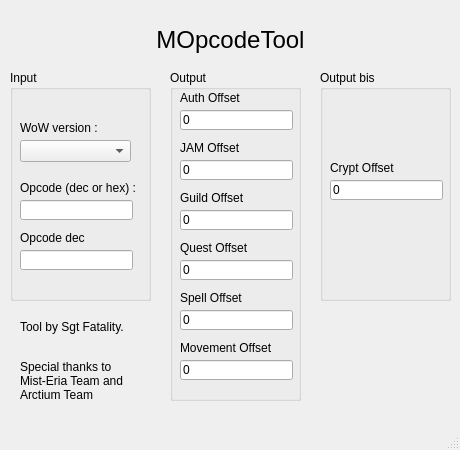
<?xml version="1.0" encoding="UTF-8"?>
<ui version="4.0">
 <class>MainWindow</class>
 <widget class="QMainWindow" name="MainWindow">
  <property name="geometry">
   <rect>
    <x>0</x>
    <y>0</y>
    <width>460</width>
    <height>450</height>
   </rect>
  </property>
  <property name="minimumSize">
   <size>
    <width>460</width>
    <height>450</height>
   </size>
  </property>
  <property name="maximumSize">
   <size>
    <width>460</width>
    <height>450</height>
   </size>
  </property>
  <property name="windowTitle">
   <string>MOpcodeTool</string>
  </property>
  <widget class="QWidget" name="centralWidget">
   <widget class="QLabel" name="label">
    <property name="geometry">
     <rect>
      <x>10</x>
      <y>10</y>
      <width>441</width>
      <height>61</height>
     </rect>
    </property>
    <property name="text">
     <string>&lt;html&gt;&lt;head/&gt;&lt;body&gt;&lt;p align=&quot;center&quot;&gt;&lt;span style=&quot; font-size:18pt;&quot;&gt;MOpcodeTool&lt;/span&gt;&lt;/p&gt;&lt;/body&gt;&lt;/html&gt;</string>
    </property>
   </widget>
   <widget class="QGroupBox" name="groupBox">
    <property name="geometry">
     <rect>
      <x>10</x>
      <y>70</y>
      <width>141</width>
      <height>231</height>
     </rect>
    </property>
    <property name="title">
     <string>Input</string>
    </property>
    <widget class="QLabel" name="label_2">
     <property name="geometry">
      <rect>
       <x>10</x>
       <y>110</y>
       <width>161</width>
       <height>16</height>
      </rect>
     </property>
     <property name="text">
      <string>Opcode (dec or hex) :</string>
     </property>
    </widget>
    <widget class="QLineEdit" name="input">
     <property name="geometry">
      <rect>
       <x>10</x>
       <y>130</y>
       <width>113</width>
       <height>20</height>
      </rect>
     </property>
    </widget>
    <widget class="QLabel" name="label_11">
     <property name="geometry">
      <rect>
       <x>10</x>
       <y>160</y>
       <width>161</width>
       <height>16</height>
      </rect>
     </property>
     <property name="text">
      <string>Opcode dec</string>
     </property>
    </widget>
    <widget class="QLineEdit" name="dec">
     <property name="geometry">
      <rect>
       <x>10</x>
       <y>180</y>
       <width>113</width>
       <height>20</height>
      </rect>
     </property>
     <property name="readOnly">
      <bool>true</bool>
     </property>
    </widget>
    <widget class="QLabel" name="label_12">
     <property name="geometry">
      <rect>
       <x>10</x>
       <y>50</y>
       <width>111</width>
       <height>16</height>
      </rect>
     </property>
     <property name="text">
      <string>WoW version :</string>
     </property>
    </widget>
    <widget class="QComboBox" name="list">
     <property name="geometry">
      <rect>
       <x>10</x>
       <y>70</y>
       <width>111</width>
       <height>22</height>
      </rect>
     </property>
    </widget>
   </widget>
   <widget class="QGroupBox" name="groupBox_2">
    <property name="geometry">
     <rect>
      <x>170</x>
      <y>70</y>
      <width>131</width>
      <height>331</height>
     </rect>
    </property>
    <property name="title">
     <string>Output</string>
    </property>
    <widget class="QLabel" name="label_3">
     <property name="geometry">
      <rect>
       <x>10</x>
       <y>20</y>
       <width>161</width>
       <height>16</height>
      </rect>
     </property>
     <property name="text">
      <string>Auth Offset</string>
     </property>
    </widget>
    <widget class="QLineEdit" name="auth">
     <property name="geometry">
      <rect>
       <x>10</x>
       <y>40</y>
       <width>113</width>
       <height>20</height>
      </rect>
     </property>
     <property name="text">
      <string>0</string>
     </property>
     <property name="readOnly">
      <bool>true</bool>
     </property>
    </widget>
    <widget class="QLabel" name="label_5">
     <property name="geometry">
      <rect>
       <x>10</x>
       <y>70</y>
       <width>161</width>
       <height>16</height>
      </rect>
     </property>
     <property name="text">
      <string>JAM Offset</string>
     </property>
    </widget>
    <widget class="QLineEdit" name="jam">
     <property name="geometry">
      <rect>
       <x>10</x>
       <y>90</y>
       <width>113</width>
       <height>20</height>
      </rect>
     </property>
     <property name="text">
      <string>0</string>
     </property>
     <property name="readOnly">
      <bool>true</bool>
     </property>
    </widget>
    <widget class="QLabel" name="label_6">
     <property name="geometry">
      <rect>
       <x>10</x>
       <y>120</y>
       <width>161</width>
       <height>16</height>
      </rect>
     </property>
     <property name="text">
      <string>Guild Offset</string>
     </property>
    </widget>
    <widget class="QLineEdit" name="guild">
     <property name="geometry">
      <rect>
       <x>10</x>
       <y>140</y>
       <width>113</width>
       <height>20</height>
      </rect>
     </property>
     <property name="text">
      <string>0</string>
     </property>
     <property name="readOnly">
      <bool>true</bool>
     </property>
    </widget>
    <widget class="QLabel" name="label_7">
     <property name="geometry">
      <rect>
       <x>10</x>
       <y>170</y>
       <width>161</width>
       <height>16</height>
      </rect>
     </property>
     <property name="text">
      <string>Quest Offset</string>
     </property>
    </widget>
    <widget class="QLineEdit" name="quest">
     <property name="geometry">
      <rect>
       <x>10</x>
       <y>190</y>
       <width>113</width>
       <height>20</height>
      </rect>
     </property>
     <property name="text">
      <string>0</string>
     </property>
     <property name="readOnly">
      <bool>true</bool>
     </property>
    </widget>
    <widget class="QLineEdit" name="spell">
     <property name="geometry">
      <rect>
       <x>10</x>
       <y>240</y>
       <width>113</width>
       <height>20</height>
      </rect>
     </property>
     <property name="text">
      <string>0</string>
     </property>
     <property name="readOnly">
      <bool>true</bool>
     </property>
    </widget>
    <widget class="QLabel" name="label_8">
     <property name="geometry">
      <rect>
       <x>10</x>
       <y>220</y>
       <width>161</width>
       <height>16</height>
      </rect>
     </property>
     <property name="text">
      <string>Spell Offset</string>
     </property>
    </widget>
    <widget class="QLineEdit" name="movement">
     <property name="geometry">
      <rect>
       <x>10</x>
       <y>290</y>
       <width>113</width>
       <height>20</height>
      </rect>
     </property>
     <property name="text">
      <string>0</string>
     </property>
     <property name="readOnly">
      <bool>true</bool>
     </property>
    </widget>
    <widget class="QLabel" name="label_9">
     <property name="geometry">
      <rect>
       <x>10</x>
       <y>270</y>
       <width>161</width>
       <height>16</height>
      </rect>
     </property>
     <property name="text">
      <string>Movement Offset</string>
     </property>
    </widget>
   </widget>
   <widget class="QGroupBox" name="groupBox_3">
    <property name="geometry">
     <rect>
      <x>320</x>
      <y>70</y>
      <width>131</width>
      <height>231</height>
     </rect>
    </property>
    <property name="title">
     <string>Output bis</string>
    </property>
    <widget class="QLineEdit" name="crypt">
     <property name="geometry">
      <rect>
       <x>10</x>
       <y>110</y>
       <width>113</width>
       <height>20</height>
      </rect>
     </property>
     <property name="text">
      <string>0</string>
     </property>
     <property name="readOnly">
      <bool>true</bool>
     </property>
    </widget>
    <widget class="QLabel" name="label_4">
     <property name="geometry">
      <rect>
       <x>10</x>
       <y>90</y>
       <width>161</width>
       <height>16</height>
      </rect>
     </property>
     <property name="text">
      <string>Crypt Offset</string>
     </property>
    </widget>
   </widget>
   <widget class="QLabel" name="label_10">
    <property name="geometry">
     <rect>
      <x>20</x>
      <y>320</y>
      <width>141</width>
      <height>81</height>
     </rect>
    </property>
    <property name="text">
     <string>&lt;html&gt;&lt;head/&gt;&lt;body&gt;&lt;p&gt;Tool by Sgt Fatality.&lt;br/&gt;&lt;/p&gt;&lt;p&gt;Special thanks to&lt;br/&gt;Mist-Eria Team and&lt;br /&gt;Arctium Team&lt;/p&gt;&lt;/body&gt;&lt;/html&gt;</string>
    </property>
   </widget>
  </widget>
  <widget class="QStatusBar" name="statusBar"/>
 </widget>
 <layoutdefault spacing="6" margin="11"/>
 <resources/>
 <connections/>
</ui>
